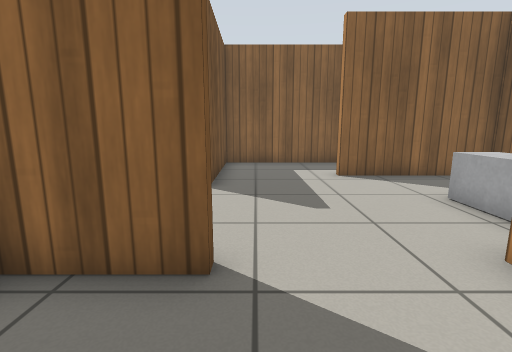
view 1 (above)

12 first-person views from a walk through a Gazebo world. The camera is 0.8 m above the floor, tilts 10° down and sees 85° across. The floor is counted in squares, 0.5 m on a side. Each view is taken from the middle of a square. On the plan, view 1 faces up. The plan holds only what a view shows up to about 14 squares ahead; the rest is blank. Gazebo's built-in surfaces are drawn with simple patterns.

view 2
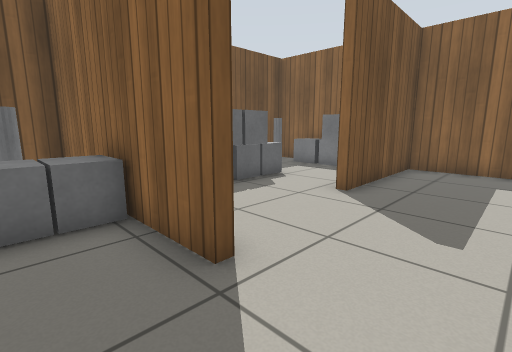

view 3
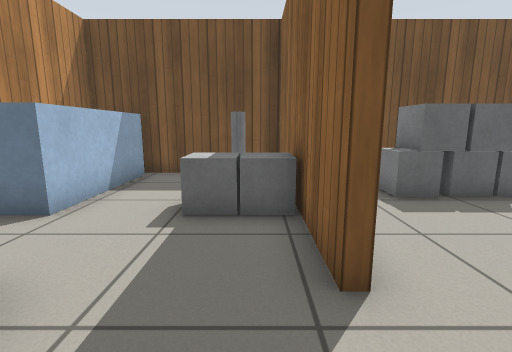

view 4
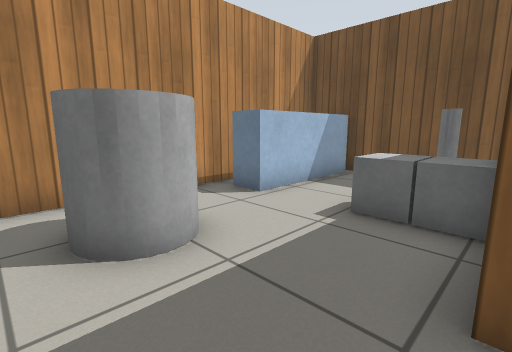

view 5
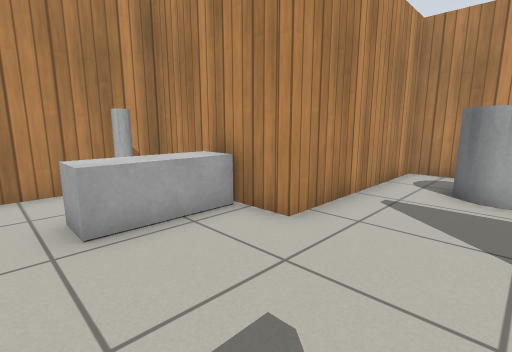

view 6
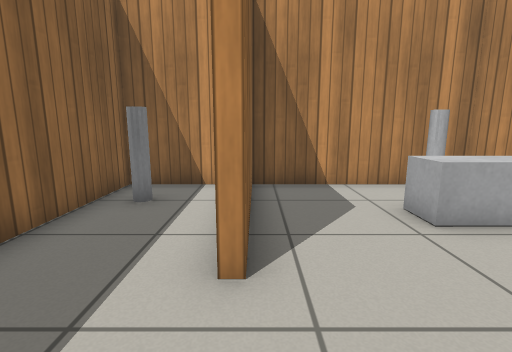

view 7
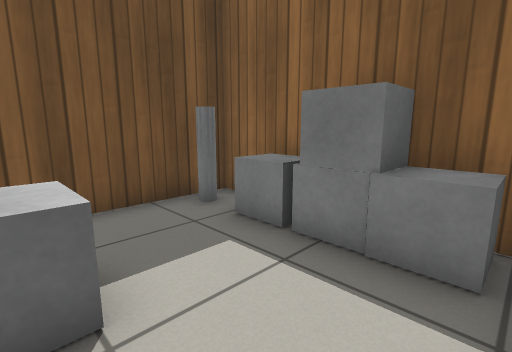

view 8
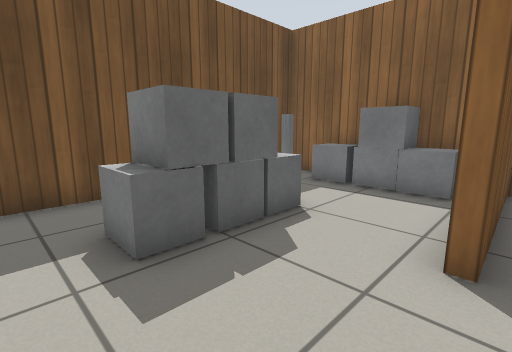

view 9
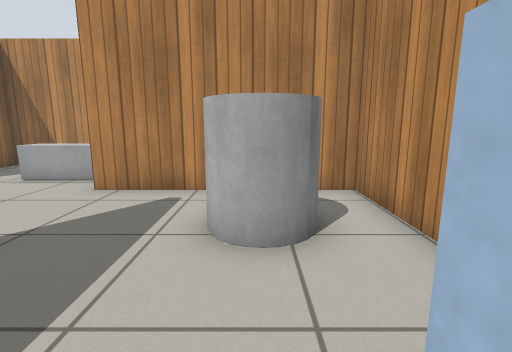

view 10
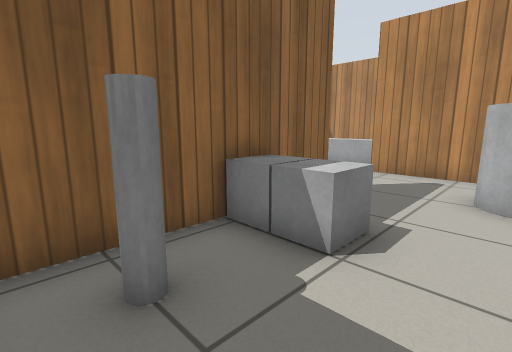

view 11
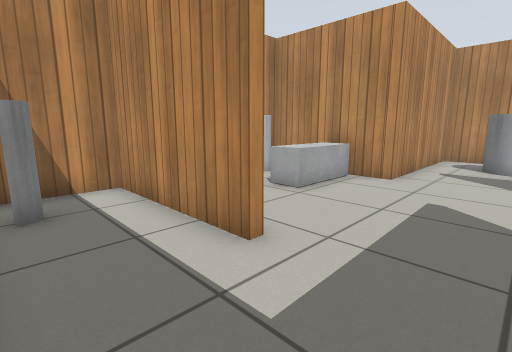

view 12
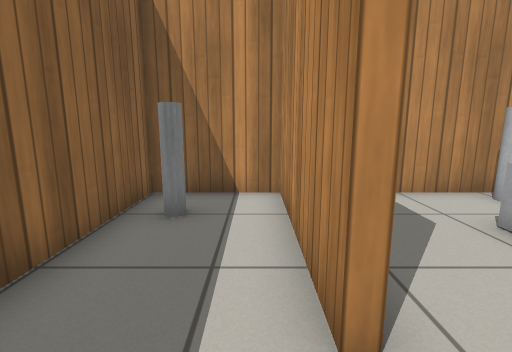

### Floor plan
Points are (right, up) in squares from view 1. A wall is a line through its corners. A room is listed if a view was taken in it or the views show most of it. See-through windows are left out.
Room 1 (views 1, 2, 3, 4, 9, 10)
walls: (-0.5, 3.3) (-0.5, 2.8) (-7.7, 2.8) (-7.7, -3); (-0.4, -3.6) (3, -3.6) (3, 3.1); (-5, -3.6) (-2.1, -3.6); (-7.4, -1.8) (-2.9, -1.8) (-2.9, -2.9)
ways out: opening at (1, 3) to room 2
objects: grey pole (-6, 1); grey box (-4, 1) to (-3, 1); grey box (-4, 2) to (-3, 2); grey cylinder (0, -2) to (1, 0)
Room 2 (views 5, 6, 7, 8)
walls: (-1.3, 9.5) (-1.3, 7.5); (-1.3, 12.5) (-1.3, 11.5); (3, 3.1) (7.7, 3.1) (7.7, 9.1) (2.7, 9.1) (2.7, 9.4); (-2, 12.5) (-7.7, 12.5) (-7.7, 4.1)
ways out: opening at (1, 3) to room 1; opening at (-1.5, 12) to room 3; opening at (1, 9) to room 3
objects: grey pole (-7, 11) to (-7, 12); grey box (-6, 12) to (-5, 12); grey box (-5, 5) to (-4, 6); grey box (-5, 7); grey box (-5, 8); grey box (-4, 7); grey box (-4, 12); grey box (-3, 11) to (-3, 12); grey box (-2, 12); grey box (5, 4) to (5, 6); grey pole (7, 4)
Room 3 (views 11, 12)
walls: (2.7, 9.4) (7.7, 9.4) (7.7, 12.5) (-1.3, 12.5); (-1.3, 11.5) (-1.3, 9.5)
ways out: opening at (-1.5, 12) to room 2; opening at (1, 9) to room 2
objects: grey pole (6, 11)

Where each view was taken, in squares from view 1:
view 1: 0 up, 0 right, facing up
view 2: 1 up, 2 right, facing up-left
view 3: 2 up, 2 right, facing left
view 4: 3 up, 2 right, facing down-left
view 5: 7 up, 0 right, facing down-right
view 6: 9 up, 0 right, facing right
view 7: 8 up, 2 left, facing up-left
view 8: 4 up, 1 left, facing up-left
view 9: 1 down, 4 left, facing right
view 10: 1 down, 7 left, facing up-right
view 11: 12 up, 0 right, facing down-right
view 12: 10 up, 1 right, facing right
